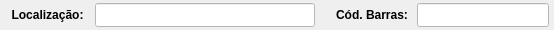
              <widget class="QWidget" name="widget_44" native="true">
               <property name="minimumSize">
                <size>
                 <width>0</width>
                 <height>30</height>
                </size>
               </property>
               <property name="maximumSize">
                <size>
                 <width>16777215</width>
                 <height>30</height>
                </size>
               </property>
               <property name="styleSheet">
                <string notr="true"/>
               </property>
               <layout class="QHBoxLayout" name="horizontalLayout_36">
                <property name="spacing">
                 <number>5</number>
                </property>
                <property name="leftMargin">
                 <number>5</number>
                </property>
                <property name="topMargin">
                 <number>3</number>
                </property>
                <property name="rightMargin">
                 <number>5</number>
                </property>
                <property name="bottomMargin">
                 <number>3</number>
                </property>
                <item>
                 <widget class="QLabel" name="label_76">
                  <property name="minimumSize">
                   <size>
                    <width>85</width>
                    <height>0</height>
                   </size>
                  </property>
                  <property name="maximumSize">
                   <size>
                    <width>85</width>
                    <height>16777215</height>
                   </size>
                  </property>
                  <property name="font">
                   <font>
                    <pointsize>9</pointsize>
                    <weight>75</weight>
                    <bold>true</bold>
                   </font>
                  </property>
                  <property name="text">
                   <string>Localização:</string>
                  </property>
                  <property name="alignment">
                   <set>Qt::AlignCenter</set>
                  </property>
                 </widget>
                </item>
                <item>
                 <widget class="QLineEdit" name="line_Local">
                  <property name="sizePolicy">
                   <sizepolicy hsizetype="Preferred" vsizetype="Preferred">
                    <horstretch>0</horstretch>
                    <verstretch>0</verstretch>
                   </sizepolicy>
                  </property>
                  <property name="minimumSize">
                   <size>
                    <width>220</width>
                    <height>0</height>
                   </size>
                  </property>
                  <property name="maximumSize">
                   <size>
                    <width>220</width>
                    <height>16777215</height>
                   </size>
                  </property>
                  <property name="font">
                   <font>
                    <pointsize>9</pointsize>
                   </font>
                  </property>
                  <property name="styleSheet">
                   <string notr="true">background-color: rgb(255, 255, 255);</string>
                  </property>
                  <property name="text">
                   <string/>
                  </property>
                  <property name="maxLength">
                   <number>20</number>
                  </property>
                  <property name="alignment">
                   <set>Qt::AlignCenter</set>
                  </property>
                 </widget>
                </item>
                <item>
                 <widget class="QLabel" name="label_4">
                  <property name="text">
                   <string/>
                  </property>
                 </widget>
                </item>
                <item>
                 <widget class="QLabel" name="label_77">
                  <property name="minimumSize">
                   <size>
                    <width>80</width>
                    <height>0</height>
                   </size>
                  </property>
                  <property name="maximumSize">
                   <size>
                    <width>80</width>
                    <height>16777215</height>
                   </size>
                  </property>
                  <property name="font">
                   <font>
                    <pointsize>9</pointsize>
                    <weight>75</weight>
                    <bold>true</bold>
                   </font>
                  </property>
                  <property name="text">
                   <string>Cód. Barras:</string>
                  </property>
                  <property name="alignment">
                   <set>Qt::AlignCenter</set>
                  </property>
                 </widget>
                </item>
                <item>
                 <widget class="QLineEdit" name="line_Barras">
                  <property name="sizePolicy">
                   <sizepolicy hsizetype="Preferred" vsizetype="Preferred">
                    <horstretch>0</horstretch>
                    <verstretch>0</verstretch>
                   </sizepolicy>
                  </property>
                  <property name="minimumSize">
                   <size>
                    <width>132</width>
                    <height>0</height>
                   </size>
                  </property>
                  <property name="maximumSize">
                   <size>
                    <width>132</width>
                    <height>16777215</height>
                   </size>
                  </property>
                  <property name="font">
                   <font>
                    <pointsize>9</pointsize>
                   </font>
                  </property>
                  <property name="styleSheet">
                   <string notr="true">background-color: rgb(255, 255, 255);</string>
                  </property>
                  <property name="text">
                   <string/>
                  </property>
                  <property name="maxLength">
                   <number>32767</number>
                  </property>
                  <property name="alignment">
                   <set>Qt::AlignCenter</set>
                  </property>
                 </widget>
                </item>
               </layout>
              </widget>
